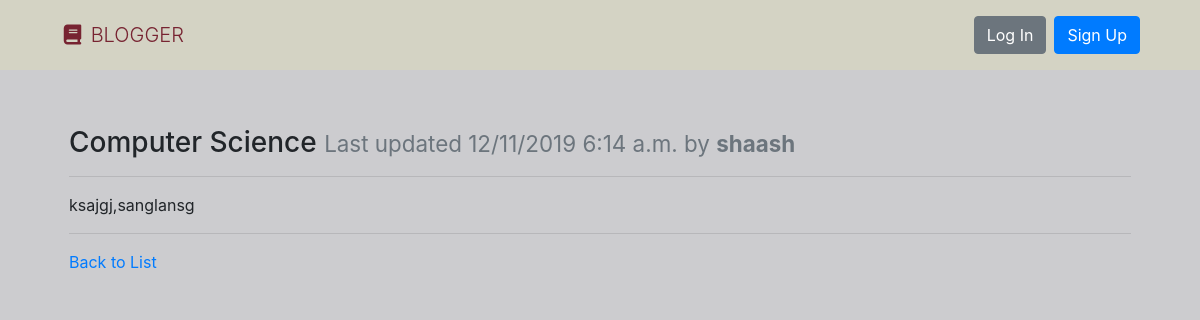
Before: /computer-science/ with the older database file.
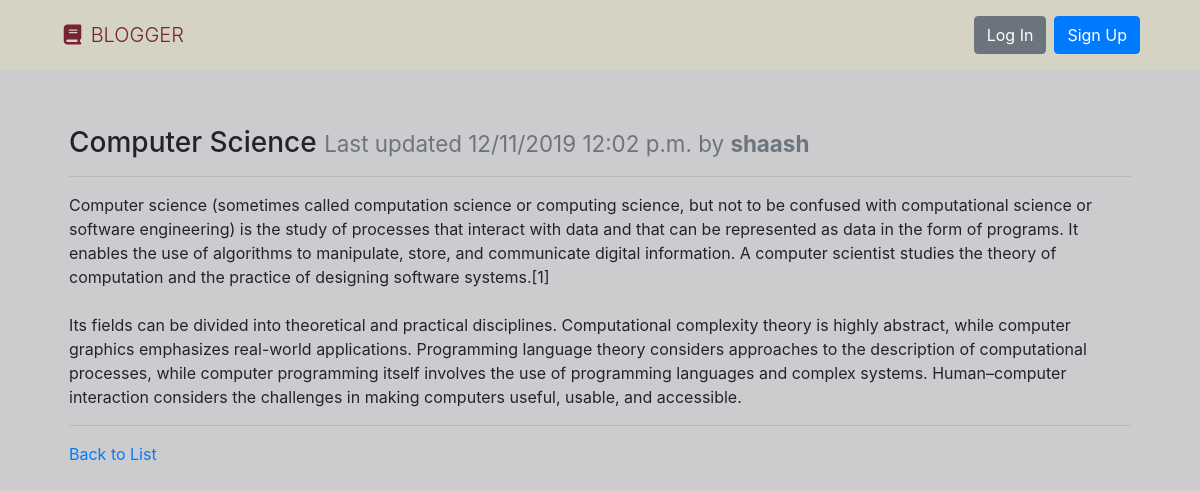
After: the same page with the newer database file.
### blogs/models.py (models this page shows, shortened)
class Page(models.Model):
    title = models.CharField(max_length=settings.BLOG_PAGE_TITLE_MAX_LENGTH, unique=True,
                             )
    author = models.ForeignKey(User, on_delete=models.PROTECT,
                               help_text="The user that posted this article.") # this User is a object of class User that django has
    slug = models.CharField(max_length=settings.BLOG_PAGE_TITLE_MAX_LENGTH, blank=True, editable=False,
                            help_text="Unique URL path to access this page. Generated by the system.")
    content = models.TextField(
        )
    created = models.DateTimeField(auto_now_add=True,
                                   help_text="The date and time this page was created. Automatically generated when the model saves.")
    modified = models.DateTimeField(auto_now=True,
                                    help_text="The date and time this page was updated. Automatically generated when the model updates.")
    is_public = models.BooleanField(default=True)

### blogs/views.py (the view)
# urls.py: path('<str:slug>/', PageDetailView.as_view(), name='blog-details-page'),
class PageDetailView(DetailView):
    model = Page
    def get(self, request, slug):
        page = get_object_or_404(Page, slug=slug)
        return render(request, 'page.html', {
          'page': page
        })

### blogs/templates/page.html (shortened to what this page needs)
{% extends "base.html" %}
{% block content %}
  <div class="row">
    <div class="col m-4">
      <h3>{{ page.title }} <small class="text-muted">Last updated {{ page.modified|date:"SHORT_DATETIME_FORMAT" }} by <b>{{ page.author.username }}</b></small></h3>
      <hr>
      <p>{{ page.content|linebreaksbr }}</p>
      <hr>
      <a href="{% url 'blog-list-page' %}">Back to List</a>
    </div>
  </div>
{% endblock %}

### templates/base.html (shortened to what this page needs)
<!doctype html>
{% load static %}
<html lang="en">
  <head>
    <link rel="stylesheet" href="https://stackpath.bootstrapcdn.com/bootstrap/4.3.1/css/bootstrap.min.css"
>
    <link rel="stylesheet" href="{% static '/base.css' %}">
  </head>
  <body>
    <nav class="navbar navbar-expand-md ">
      <a class="navbar-brand" href="{% url 'blog-list-page' %}"><i class="fas fa-fw fa-book"></i> BLOGGER</a>
      <form class="form-inline ml-auto">
        {% if user.is_authenticated %}
          <div class="greet">Hello, <strong>{{ request.user }}</strong>!</div>
          <a href="{% url 'submit-blog' %}" class="btn btn-success ml-4">New Blog</a>
          <a href="{% url 'logout' %}" class="btn btn-danger ml-2">Log Out</a>
        {% else %}
          <a href="{% url 'login' %}" class="btn btn-secondary ml-2">Log In</a>
          <a href="{% url 'accounts-signup' %}" class="btn btn-primary ml-2">Sign Up</a>
        {% endif %}
      </form>
    </nav>
    <main role="main" class="container" style="margin-top: 4vh;">
      {% block content %}{% endblock %}
    </main>
  </body>

### static/base.css (style rules this page uses)
.navbar { background-color: rgb(212, 211, 196); height: 70px; padding: 0 5%; }
.navbar-brand { color:rgb(119, 35, 49); font-weight: 300; }
body { background-color: rgb(204, 204, 207); padding: 0; margin: 0; }

Changed rows visible on the page:
changed Page "Computer Science": modified "12/11/2019 6:14 a.m." → "12/11/2019 12:02 p.m."; content "ksajgj,sanglansg" → "Computer science (sometimes called computation science or computing science, but not to be confused with computational science or software engineering) is the study of processes that interact with data and that can be represented as data in the form of programs. It enables the use of algorithms to manipulate, store, and communicate digital information. A computer scientist studies the theory of computation and the practice of designing software systems.[1] Its fields can be divided into theoretical and practical disciplines. Computational complexity theory is highly abstract, while computer graphics emphasizes real-world applications. Programming language theory considers approaches to the…"
